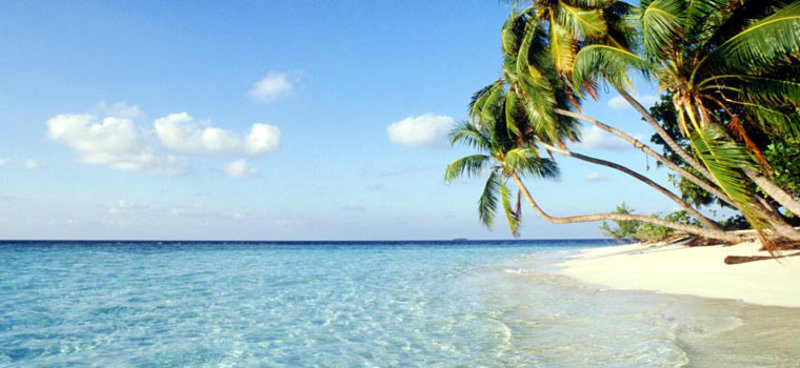
%> input picture DIA/A2/image1.jpg, 800 x 368 px
$ octave Test.m   (GNU Octave 9; MATLAB toolbox functions it lacks are replaced by stand-ins)
%> lines starting %> are read from the running program, lines starting %| are printed output that depends on the picture
img = imread('image1.jpg');
%> img is the input picture: size 368x800x3 uint8; mean R, G, B 150.4, 180.9, 187.6
[r,c,~] = size(img);
%> r = 368; c = 800
res = zeros(c,r,3);
for i=1:3
    samp = img(:,:,i);
    imshow(samp');
    pause(1);
    res(:,:,i) = samp';
end
%> this loop made 3 passes
%> pass 1, `samp = img(:,:,i);`:
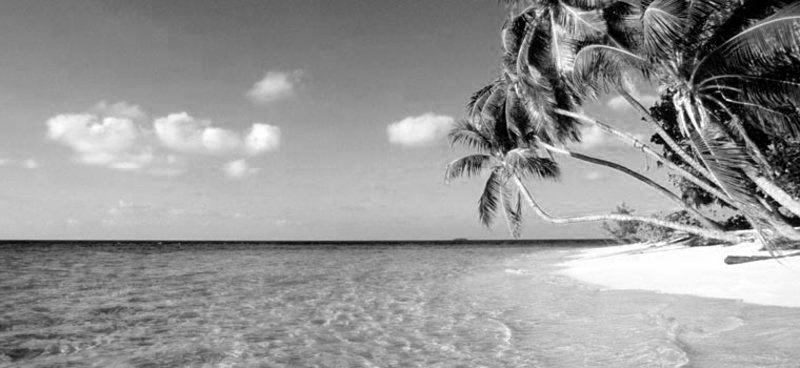
%> samp: size 368x800 uint8; min 0, max 255, mean 150.4
%> pass 1, `imshow(samp');`:
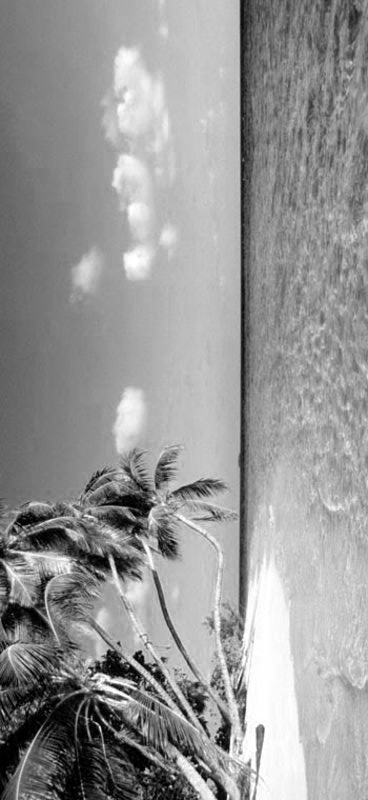
%> displayed picture: size 800x368, on the screen's scale of 0 to 255; min 0, max 255, mean 150.4; mean of the top-left, top-right, bottom-left and bottom-right quarters 154.4, 148.4, 112.1, 186.6
%> pass 2, `samp = img(:,:,i);`:
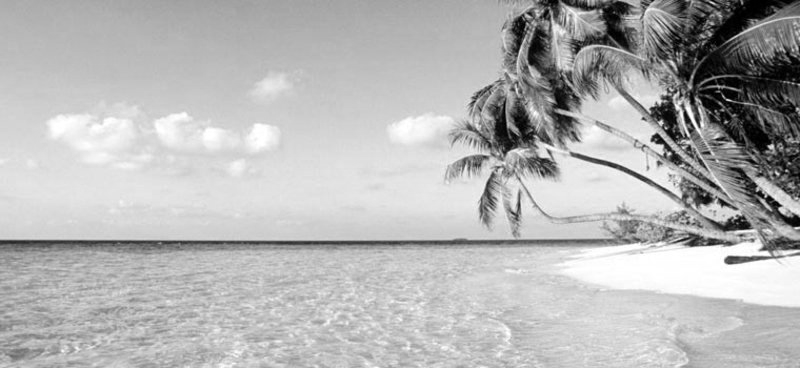
%> samp: size 368x800 uint8; min 0, max 255, mean 180.9
%> pass 2, `imshow(samp');`:
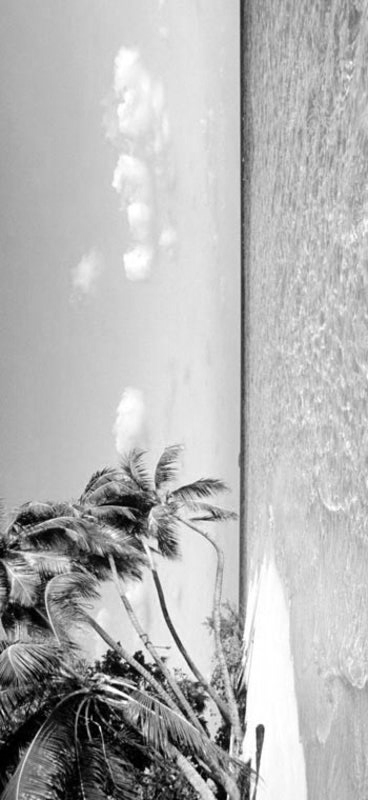
%> displayed picture: size 800x368, on the screen's scale of 0 to 255; min 0, max 255, mean 180.9; mean of the top-left, top-right, bottom-left and bottom-right quarters 200.1, 191.4, 132.5, 199.6
%> after the loop:
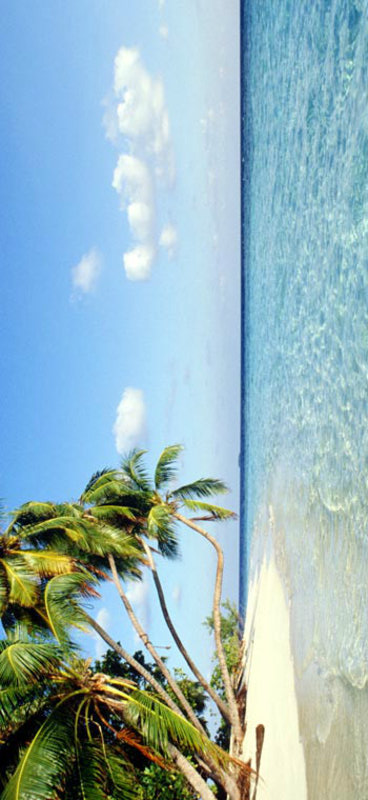
%> res: size 800x368x3 double; mean R, G, B 150.4, 180.9, 187.6; mean of the top-left, top-right, bottom-left and bottom-right quarters 198, 183, 119.4, 191.4
I = rgb2gray(img);
I = I';
%> I: size 800x368 uint8
imshow(uint8(res));

$ run again, with DIA/A2/added.jpg copied over DIA/A2/image1.jpg
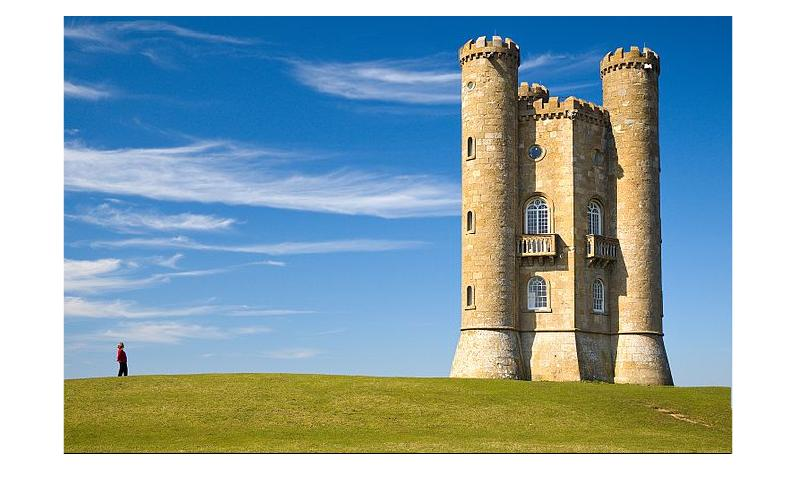
%> input picture DIA/A2/added.jpg, 796 x 496 px
%> img is the input picture: size 496x796x3 uint8; mean R, G, B 148.4, 171.1, 177.8
%> the loop `for i=1:3` made 3 passes
%> pass 1, `imshow(samp');`:
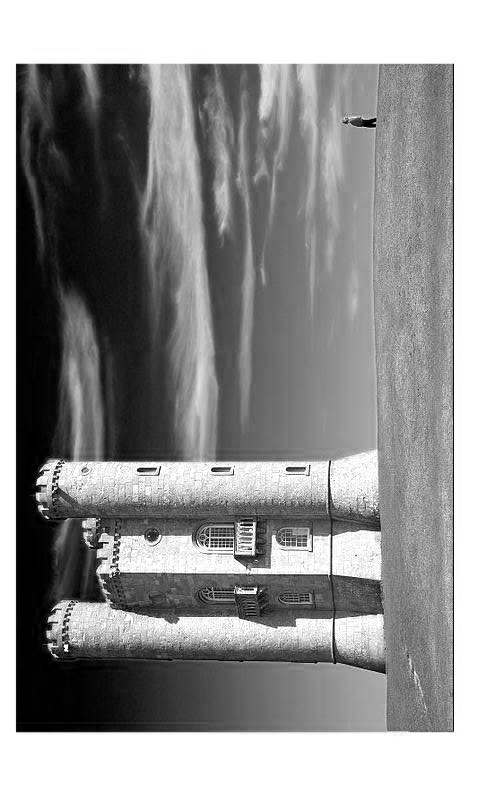
%> displayed picture: size 796x496, on the screen's scale of 0 to 255; min 0, max 255, mean 148.4; mean of the top-left, top-right, bottom-left and bottom-right quarters 111.2, 175.1, 128.8, 178.7
%> after the loop `for i=1:3`:
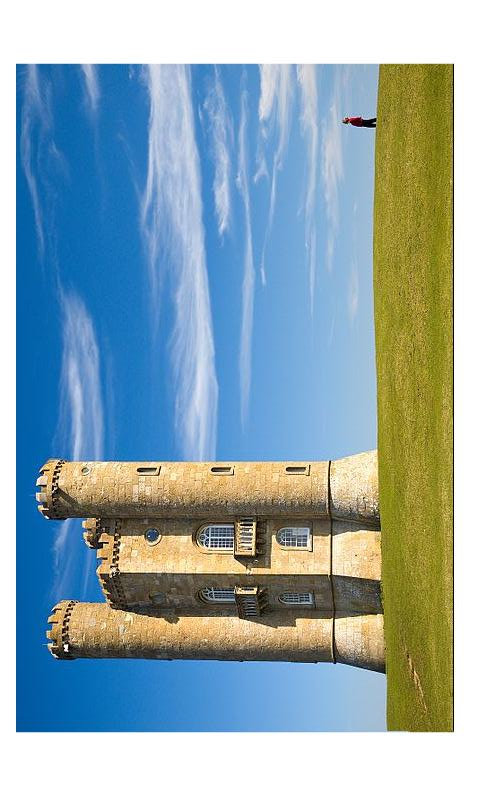
%> res: size 796x496x3 double; mean R, G, B 148.4, 171.1, 177.8; mean of the top-left, top-right, bottom-left and bottom-right quarters 159.9, 181, 151, 171.2
